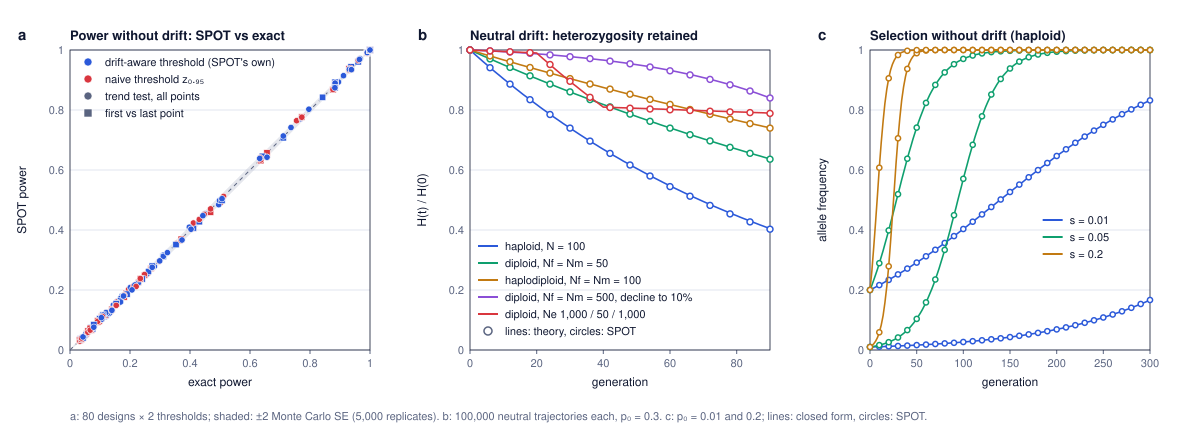

The script that saved this image:
"""Agreement of SPOT with theory. Theoretical values are computed here independently of SPOT's code, from the model
equations in the README:
  (a) power with no drift and perfect genotypes: exact enumeration of all possible allele counts at every sampling point;
  (b) neutral drift: expected heterozygosity H_t / H_0 = prod_g (1 - 1/(2 Ne_g))  (haploid: prod (1 - 1/N_g));
  (c) selection without drift: closed form for haploids, p_t = p0 (1+s)^t / (1 - p0 + p0 (1+s)^t), and the
      recursions of the README for diploids and haplodiploids.
Run from the repository root after theory_spot.js:  python3 validation/theory_check.py
Writes theory_power.tsv, theory_drift.tsv, theory_selection.tsv and theory_check.svg in validation/."""
import json, math, sys
import numpy as np
sys.path.insert(0, 'validation')
from svgplot import Fig, Ax, COL

D = json.load(open('validation/theory_spot.json'))
Z95 = 1.6448536269514722


def det(system, h, s, p0, G, smale=1.0):
    """deterministic recursion; element g = genotype/allele frequencies after selection in generation g (selection from g = 1)"""
    pf = pm = p0
    out = []
    for g in range(G + 1):
        sg = s if g > 0 else 0.0
        sm = sg * smale
        if system == 'haploid':
            ps = pf * (1 + sg) / (1 + pf * sg)
            out.append({'p': ps, 'pm': ps, 'pmf': None})
            pf = pm = ps
            continue
        AA, Aa = pf * pm, pf * (1 - pm) + pm * (1 - pf)
        aa = 1 - AA - Aa
        w = AA * (1 + sg) + Aa * (1 + h * sg) + aa
        fAA, fAa, faa = AA * (1 + sg) / w, Aa * (1 + h * sg) / w, aa / w
        pfs = fAA + fAa / 2
        if system == 'haplodiploid':
            pms = pf * (1 + sm) / (pf * (1 + sm) + 1 - pf)
        else:
            wm = AA * (1 + sm) + Aa * (1 + h * sm) + aa
            pms = (AA * (1 + sm) + Aa * (1 + h * sm) / 2) / wm
        out.append({'p': pfs, 'pm': pms, 'pmf': (faa, fAa, fAA)})
        pf, pm = pfs, pms
    return out


def count_pmf(system, state, n_ind):
    """distribution of the number of copies of the allele among n_ind sampled individuals (females if diploid)"""
    if system == 'haploid':
        p = state['p']
        k = np.arange(n_ind + 1)
        return np.array([math.comb(n_ind, int(i)) * p ** i * (1 - p) ** (n_ind - i) for i in k])
    g = np.array(state['pmf'])
    out = np.array([1.0])
    for _ in range(n_ind):
        out = np.convolve(out, g)
    return out


def z_grid(nall, t):
    """trend statistic for every combination of counts (x_1..x_K), alleles nall_i per point, times t_i"""
    K = len(nall)
    grids = np.meshgrid(*[np.arange(n + 1) for n in nall], indexing='ij')
    N = sum(nall)
    tb = sum(n * ti for n, ti in zip(nall, t)) / N
    X = sum(grids)
    num = sum(x * (ti - tb) for x, ti in zip(grids, t))
    den = sum(n * (ti - tb) ** 2 for n, ti in zip(nall, t))
    pb = X / N
    with np.errstate(divide='ignore', invalid='ignore'):
        Z = num / np.sqrt(pb * (1 - pb) * den)
    Z[(pb <= 0) | (pb >= 1)] = 0.0
    return Z


def joint(pmfs):
    P = pmfs[0]
    for q in pmfs[1:]:
        P = np.multiply.outer(P, q)
    return P


def exact_power(r):
    system, h, s, p0, years, n = r['system'], r['h'], r['s'], r['p0'], r['years'], r['n']
    t = [y - years[0] for y in years]
    G = t[-1]
    sel = det(system, h, s, p0, G)
    neu = det(system, h, 0.0, p0, G)
    per = 1 if system == 'haploid' else 2
    out = {}
    for stat, idx in (('trend', list(range(len(t)))), ('two', [0, len(t) - 1])):
        nall = [n[i] * per for i in idx]
        tt = [t[i] for i in idx]
        Z = z_grid(nall, tt)
        Ps = joint([count_pmf(system, sel[t[i]], n[i]) for i in idx])
        Pn = joint([count_pmf(system, neu[t[i]], n[i]) for i in idx])
        zs, pz = Z.ravel(), Pn.ravel()
        o = np.argsort(zs, kind='stable')
        cdf = np.cumsum(pz[o])
        crit = zs[o][np.searchsorted(cdf, 0.95 - 1e-12)]   # smallest z with P(Z <= z) >= 0.95, as SPOT's empirical quantile
        sc = r[stat]['crit']   # SPOT's own threshold, from its neutral replicates
        out[stat] = {'crit': float(crit), 'powerEmp': float(Ps[Z > crit + 1e-9].sum()), 'powerNaive': float(Ps[Z > Z95].sum()),
                     'fprNaive': float(Pn[Z > Z95].sum()), 'fprExact': float(Pn[Z > crit + 1e-9].sum()),
                     'powerAtSpot': float(Ps[Z > sc + 1e-9].sum()), 'sizeAtSpot': float(Pn[Z > sc + 1e-9].sum())}
    return out


# ---------- (a) power ----------
rows, pts = [], []
for r in D['power']:
    ex = exact_power(r)
    for stat in ('trend', 'two'):
        if r['design'] == '2 points' and stat == 'two':
            continue      # identical to the trend test with two points
        for kind, ekind in (('powerNaive', 'powerNaive'), ('powerEmp', 'powerAtSpot')):
            a, b = ex[stat][ekind], r[stat][kind]
            se = math.sqrt(max(a * (1 - a), 1e-12) / r['reps'])
            z = (b - a) / se if a * (1 - a) > 0 else 0.0
            rows.append([r['system'], r['h'], r['p0'], r['s'], r['design'], stat, kind, f'{a:.4f}', f'{b:.4f}', f'{z:.2f}',
                         f'{ex[stat]["crit"]:.3f}', f'{r[stat]["crit"]:.3f}', f'{ex[stat]["fprExact"]:.4f}', f'{ex[stat]["sizeAtSpot"]:.4f}',
                         f'{ex[stat]["powerEmp"]:.4f}'])
            pts.append((a, b, kind, stat, z, ex[stat]['crit'], r[stat]['crit'], r['system'], ex[stat]['sizeAtSpot'], ex[stat]['fprExact'], ex[stat]['powerEmp']))
with open('validation/theory_power.tsv', 'w') as f:
    f.write('\t'.join(['system', 'h', 'p0', 's', 'design', 'statistic', 'threshold', 'power_exact_at_spot_threshold', 'power_spot', 'z',
                       'crit_exact', 'crit_spot', 'size_at_exact_crit', 'size_at_spot_crit', 'power_at_exact_crit']) + '\n')
    for r in rows:
        f.write('\t'.join(map(str, r)).replace('powerNaive', 'naive z(0.95)').replace('powerEmp', 'neutral 95% quantile') + '\n')
zs = np.array([p[4] for p in pts])
d = np.array([p[1] - p[0] for p in pts])
crit_same = sum(abs(p[5] - p[6]) < 1e-6 for p in pts)
print(f'(a) power: {len(pts)} comparisons; mean SPOT - exact {d.mean() * 100:+.2f} points; max |diff| {abs(d).max() * 100:.1f} points;'
      f' |z| > 2: {(abs(zs) > 2).sum()}, > 3: {(abs(zs) > 3).sum()}; RMS z {math.sqrt((zs ** 2).mean()):.2f};'
      f' threshold identical to exact in {crit_same} of {len(pts)}')
for p in pts:
    if abs(p[4]) > 3:
        print('   large z:', p)
for kind in ('powerNaive', 'powerEmp'):
    zz = np.array([p[4] for p in pts if p[2] == kind]); dd = np.array([p[1] - p[0] for p in pts if p[2] == kind])
    print(f'    {kind}: n {len(zz)}, mean diff {dd.mean()*100:+.2f}, max |diff| {abs(dd).max()*100:.1f}, |z|>2 {(abs(zz)>2).sum()}, RMS z {math.sqrt((zz**2).mean()):.2f}')
em = [p for p in pts if p[2] == 'powerEmp']
sz = np.array([p[8] for p in em]); sx = np.array([p[9] for p in em])
print(f'    size of SPOT thresholds (exact): mean {sz.mean():.4f}, range {sz.min():.4f}-{sz.max():.4f}; size at exact 95% quantile: mean {sx.mean():.4f}, range {sx.min():.4f}-{sx.max():.4f}')
dpow = np.array([p[1] - p[10] for p in em])
print(f'    SPOT power vs exact power at the exact quantile: mean {dpow.mean()*100:+.2f}, max |diff| {abs(dpow).max()*100:.1f} points')

# ---------- (b) drift ----------
def ne(system, Nf, Nm):
    if system == 'haploid':
        return Nf
    if system == 'haplodiploid':
        return 9 * Nf * Nm / (4 * Nm + 2 * Nf)
    return 4 * Nf * Nm / (Nf + Nm)


drift_rows, drift_z = [], []
for r in D['drift']:
    o, G = r['params'], r['G']
    sysm, Nf0, Nm0 = o['system'], o['Nf'], o['Nm']
    gens = [0, 20, 40, 90]          # sampling generations of the default design (1935, 1955, 1975, 2025)
    H, theo = 1.0, [1.0]
    for g in range(G):
        if o.get('neByBlock'):
            j = 0
            while j < len(gens) - 2 and g >= gens[j + 1]:
                j += 1
            f = o['neBlocks'][j] / ne(sysm, Nf0, Nm0)
        else:
            f = o.get('decline', 1) ** (g / G)
        Nf, Nm = max(2, round(Nf0 * f)), max(2, round(Nm0 * f))
        e = ne(sysm, Nf, Nm)
        H *= (1 - 1 / e) if sysm == 'haploid' else (1 - 1 / (2 * e))
        theo.append(H)
    sim, se = r['het'], r['se']
    rel = [sim[g] / theo[g] - 1 for g in range(1, G + 1)]
    drift_rows.append((r['label'], theo, sim, r['spotHetRetained']))
    zmax = max(abs(sim[g] - theo[g]) / se[g] for g in range(1, G + 1))
    drift_z.append((r['label'], (sim[-1] - theo[-1]) / se[-1]))
    print(f'(b) {r["label"]:45s} H90/H0 sim {sim[-1]:.4f} ± {se[-1]:.4f} theory {theo[-1]:.4f} (SPOT tile {r["spotHetRetained"]:.4f});'
          f' z at generation 90 {(sim[-1] - theo[-1]) / se[-1]:+.2f}; max relative deviation {max(abs(x) for x in rel) * 100:.2f}%, max |z| over generations {zmax:.2f}')
with open('validation/theory_drift.tsv', 'w') as f:
    f.write('scenario\tgeneration\tH_ratio_simulated\tH_ratio_theory\n')
    for lab, th, sm, _ in drift_rows:
        for g in range(len(th)):
            f.write(f'{lab}\t{g}\t{sm[g]:.5f}\t{th[g]:.5f}\n')

# ---------- (c) selection ----------
maxdiff, sel_rows = 0.0, []
for r in D['selection']:
    G = len(r['f']) - 1
    if r['system'] == 'haploid':
        th = [r['p0'] * (1 + r['s']) ** g / (1 - r['p0'] + r['p0'] * (1 + r['s']) ** g) for g in range(G + 1)]
        thm = th
    else:
        dd = det(r['system'], r['h'], r['s'], r['p0'], G)
        th, thm = [x['p'] for x in dd], [x['pm'] for x in dd]
    md = max(max(abs(a - b) for a, b in zip(r['f'], th)), max(abs(a - b) for a, b in zip(r['m'], thm)))
    maxdiff = max(maxdiff, md)
    sel_rows.append((r, th, md))
print(f'(c) selection: {len(sel_rows)} trajectories (300 generations); largest |SPOT - theory| = {maxdiff:.2e}')
sm = D['stochasticMean']
dd = det('diploid', 0.5, sm['s'], sm['p0'], 300)
print(f'    stochastic mean of {sm["reps"]} replicates (N = 1e6) vs deterministic: max |diff| = '
      f'{max(abs(a - b["p"]) for a, b in zip(sm["f"], dd)):.4f}')
with open('validation/theory_selection.tsv', 'w') as f:
    f.write('system\th\ts\tp0\tmax_abs_difference_spot_vs_theory\n')
    for r, _, md in sel_rows:
        f.write(f'{r["system"]}\t{r["h"]}\t{r["s"]}\t{r["p0"]}\t{md:.2e}\n')

# ---------- figure ----------
F = Fig(1180, 440)
# (a) power scatter
A = Ax(F, 70, 50, 300, 300, (0, 1), (0, 1), title='Power without drift: SPOT vs exact', label='a')
A.frame([0, .2, .4, .6, .8, 1], [0, .2, .4, .6, .8, 1], 'exact power', 'SPOT power')
xs = [i / 100 for i in range(101)]
se = [2 * math.sqrt(x * (1 - x) / 5000) for x in xs]
A.band(xs, [x - e for x, e in zip(xs, se)], [x + e for x, e in zip(xs, se)], COL['grey'], .25)
A.line([0, 1], [0, 1], COL['muted'], 1, '4 4')
for p in pts:
    A.points([p[0]], [p[1]], COL['blue'] if p[2] == 'powerEmp' else COL['red'], 'o' if p[3] == 'trend' else 's', 3.2)
A.legend([('drift-aware threshold (SPOT\'s own)', COL['blue'], 'o'), ('naive threshold z₀.₉₅', COL['red'], 'o'),
          ('trend test, all points', COL['muted'], 'o'), ('first vs last point', COL['muted'], 's')], A.x + 8, A.y + 16)
# (b) heterozygosity
B = Ax(F, 470, 50, 300, 300, (0, 90), (0, 1), title='Neutral drift: heterozygosity retained', label='b')
B.frame([0, 20, 40, 60, 80], [0, .2, .4, .6, .8, 1], 'generation', 'H(t) / H(0)')
pal = [COL['blue'], COL['green'], COL['amber'], COL['purple'], COL['red']]
show = ['haploid, N = 100', 'diploid, Nf = Nm = 50', 'haplodiploid, Nf = Nm = 100', 'diploid, Nf = Nm = 500, decline to 10%',
        'diploid, Ne per interval 1,000 / 50 / 1,000']
leg = []
for k, lab in enumerate(show):
    th, sim = next((t, s) for l, t, s, _ in drift_rows if l == lab)
    B.line(list(range(len(th))), th, pal[k], 1.6)
    g = list(range(0, len(sim), 6))
    B.points(g, [sim[i] for i in g], pal[k], 'o', 3, True)
    leg.append((lab.replace('Ne per interval', 'Ne'), pal[k], 'line'))
B.legend(leg + [('lines: theory, circles: SPOT', COL['muted'], 'oh')], B.x + 8, B.y + B.h - 100)
# (c) haploid selection
C = Ax(F, 870, 50, 280, 300, (0, 300), (0, 1), title='Selection without drift (haploid)', label='c')
C.frame([0, 50, 100, 150, 200, 250, 300], [0, .2, .4, .6, .8, 1], 'generation', 'allele frequency')
for k, s in enumerate([0.01, 0.05, 0.2]):
    for p0 in (0.01, 0.2):
        r, th, _ = next(x for x in sel_rows if x[0]['system'] == 'haploid' and x[0]['s'] == s and x[0]['p0'] == p0)
        C.line(list(range(0, 301, 2)), th[::2], pal[k], 1.6)
        g = list(range(0, 301, 10))
        C.points(g, [r['f'][i] for i in g], pal[k], 'o', 2.6, True)
C.legend([('s = 0.01', pal[0], 'line'), ('s = 0.05', pal[1], 'line'), ('s = 0.2', pal[2], 'line')], C.X(185), C.Y(0.42))
F.text(70, 420, f'a: {len(D["power"])} designs × 2 thresholds; shaded: ±2 Monte Carlo SE (5,000 replicates). b: 100,000 neutral trajectories each, p₀ = 0.3. '
       'c: p₀ = 0.01 and 0.2; lines: closed form, circles: SPOT.', 11, color=COL['muted'])
print('figure bytes', F.save('validation/theory_check.svg'))
